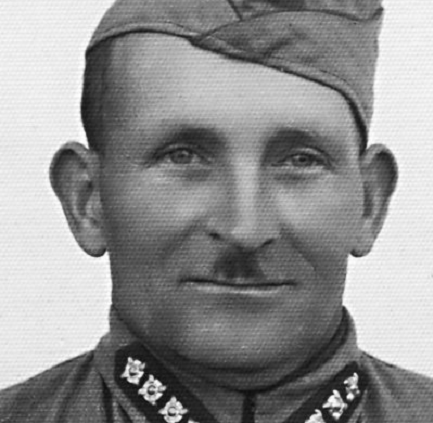
#> input picture soldier.png, 433 x 423 px
$ python zad2.py
#> lines starting #> are read from the running program, lines starting #| are printed output that depends on the picture
import cv2
import numpy as np
import matplotlib.pyplot as plt
from scipy.signal import convolve2d
from skimage.color import rgb2gray
from skimage.filters import gaussian

image_float = rgb2gray(cv2.imread("soldier.png"))
#> image_float: shape (423, 433) float64; min 0.0471, max 0.996, mean 0.568

kernel = np.array([[-1, -1, -1],
                   [-1,  8, -1],
                   [-1, -1, -1]])

high_pass_img = convolve2d(image_float, kernel, mode='same', boundary='wrap')
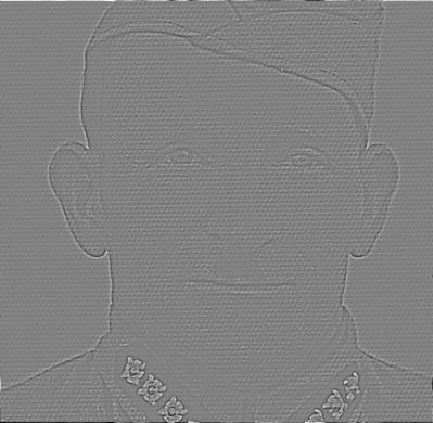
#> high_pass_img: shape (423, 433) float64; min -2.37, max 2.3, mean 2.27e-17; drawn with min black and max white

high_pass_img = (high_pass_img - high_pass_img.min()) / (high_pass_img.max() - high_pass_img.min())

low_pass_img = gaussian(high_pass_img, sigma=2)

texture_pattern = high_pass_img - low_pass_img

texture_pattern = (texture_pattern - texture_pattern.min()) / (texture_pattern.max() - texture_pattern.min())

descreened_image = image_float - texture_pattern
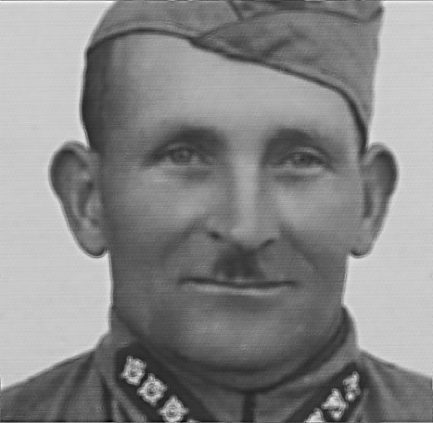
#> descreened_image: shape (423, 433) float64; min -0.606, max 0.726, mean 0.0995; drawn with min black and max white

descreened_image = (descreened_image - descreened_image.min()) / (descreened_image.max() - descreened_image.min())

plt.imshow(descreened_image, cmap='gray')
plt.title('Descreened Image')
plt.axis('off')
plt.show()
